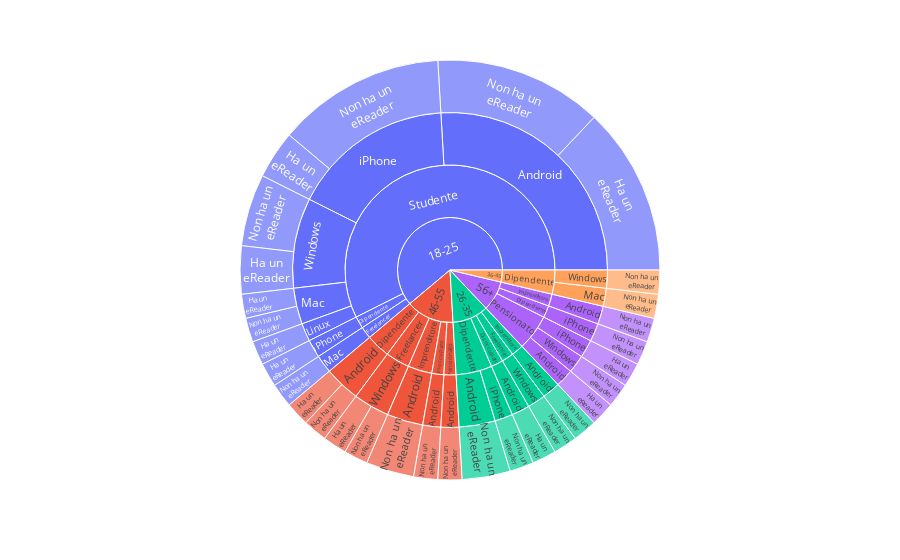
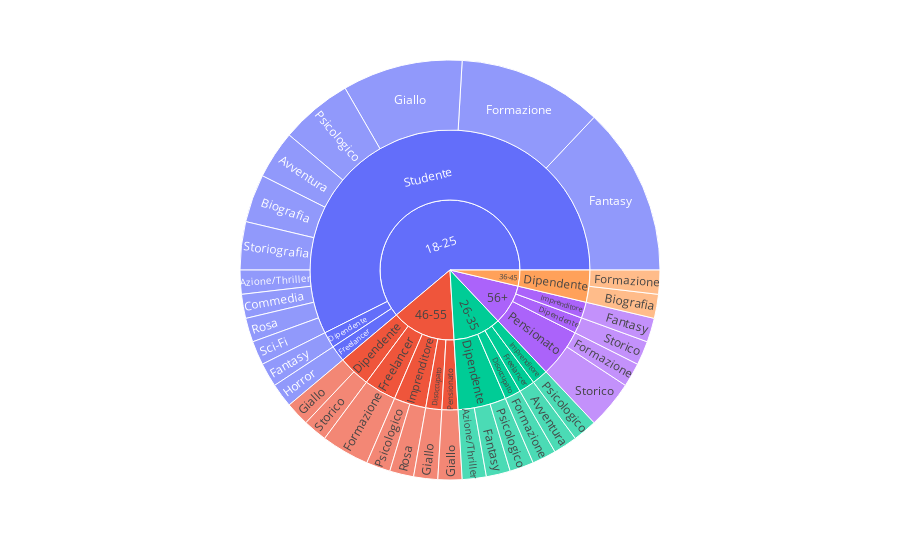

The notebook cell these images were saved under, in order:
### Code cell
# Sunburst plot that helps visualizing questionnaires datas 

sunburst_df = df.copy()
sunburst_df["kindle"] = sunburst_df["kindle"].apply({'Si': 'Ha un<br>eReader', 'No': 'Non ha un<br>eReader'}.get)
sunburst_device = px.sunburst(sunburst_df, path=['Età', 'Lavoro', 'device', 'kindle'])
sunburst_device.show()

# Saving 

force = False
if not os.path.isfile('./plot/sunburst_device.html') or force:
    sunburst_device.write_html('./plot/sunburst_device.html')
    sunburst_device.write_image('./plot/sunburst_device.png')
    
sunburst_genre = px.sunburst(sunburst_df, path=['Età', 'Lavoro', 'Genere letterario preferito'])
sunburst_genre.show()

force = False
if not os.path.isfile('./plot/sunburst_genre.html') or force:
    sunburst_genre.write_html('./plot/sunburst_genre.html')
    sunburst_genre.write_image('./plot/sunburst_genre.png')

### Figure 1 — Plotly figure (JSON) as saved in the notebook; plotly's stock layout.template omitted (floating-point values rounded to 4 significant figures)
{"data": [{"branchvalues": "total", "domain": {"x": [0, 1], "y": [0, 1]}, "hovertemplate": "labels=%{label}<br>count=%{value}<br>parent=%{parent}<br>id=%{id}<extra></extra>", "ids": ["46-55/Dipendente/Android/Ha un<br>eReader", "26-35/Disoccupato/Android/Ha un<br>eReader", "56+/Pensionato/Android/Ha un<br>eReader", "18-25/Studente/Android/Ha un<br>eReader", "18-25/Studente/Linux/Ha un<br>eReader", "18-25/Studente/Mac/Ha un<br>eReader", "46-55/Freelancer/Windows/Ha un<br>eReader", "18-25/Studente/Windows/Ha un<br>eReader", "18-25/Dipendente/iPhone/Ha un<br>eReader", "56+/Pensionato/iPhone/Ha un<br>eReader", "18-25/Studente/iPhone/Ha un<br>eReader", "26-35/Dipendente/Android/Non ha un<br>eReader", "46-55/Dipendente/Android/Non ha un<br>eReader", "46-55/Disoccupato/Android/Non ha un<br>eReader", "26-35/Imprenditore/Android/Non ha un<br>eReader", "46-55/Imprenditore/Android/Non ha un<br>eReader", "56+/Imprenditore/Android/Non ha un<br>eReader", "46-55/Pensionato/Android/Non ha un<br>eReader", "18-25/Studente/Android/Non ha un<br>eReader", "36-45/Dipendente/Mac/Non ha un<br>eReader", "18-25/Freelancer/Mac/Non ha un<br>eReader", "18-25/Studente/Mac/Non ha un<br>eReader", "36-45/Dipendente/Windows/Non ha un<br>eReader", "26-35/Freelancer/Windows/Non ha un<br>eReader", "46-55/Freelancer/Windows/Non ha un<br>eReader", "56+/Pensionato/Windows/Non ha un<br>eReader", "18-25/Studente/Windows/Non ha un<br>eReader", "26-35/Dipendente/iPhone/Non ha un<br>eReader", "56+/Dipendente/iPhone/Non ha un<br>eReader", "18-25/Studente/iPhone/Non ha un<br>eReader", "26-35/Dipendente/Android", "46-55/Dipendente/Android", "26-35/Disoccupato/Android", "46-55/Disoccupato/Android", "26-35/Imprenditore/Android", "46-55/Imprenditore/Android", "56+/Imprenditore/Android", "46-55/Pensionato/Android", "56+/Pensionato/Android", "18-25/Studente/Android", "18-25/Studente/Linux", "36-45/Dipendente/Mac", "18-25/Freelancer/Mac", "18-25/Studente/Mac", "36-45/Dipendente/Windows", "26-35/Freelancer/Windows", "46-55/Freelancer/Windows", "56+/Pensionato/Windows", "18-25/Studente/Windows", "18-25/Dipendente/iPhone", "26-35/Dipendente/iPhone", "56+/Dipendente/iPhone", "56+/Pensionato/iPhone", "18-25/Studente/iPhone", "18-25/Dipendente", "26-35/Dipendente", "36-45/Dipendente", "46-55/Dipendente", "56+/Dipendente", "26-35/Disoccupato", "46-55/Disoccupato", "18-25/Freelancer", "26-35/Freelancer", "46-55/Freelancer", "26-35/Imprenditore", "46-55/Imprenditore", "56+/Imprenditore", "46-55/Pensionato", "56+/Pensionato", "18-25/Studente", "18-25", "26-35", "36-45", "46-55", "56+"], "labels": ["Ha un<br>eReader", "Ha un<br>eReader", "Ha un<br>eReader", "Ha un<br>eReader", "Ha un<br>eReader", "Ha un<br>eReader", "Ha un<br>eReader", "Ha un<br>eReader", "Ha un<br>eReader", "Ha un<br>eReader", "Ha un<br>eReader", "Non ha un<br>eReader", "Non ha un<br>eReader", "Non ha un<br>eReader", "Non ha un<br>eReader", "Non ha un<br>eReader", "Non ha un<br>eReader", "Non ha un<br>eReader", "Non ha un<br>eReader", "Non ha un<br>eReader", "Non ha un<br>eReader", "Non ha un<br>eReader", "Non ha un<br>eReader", "Non ha un<br>eReader", "Non ha un<br>eReader", "Non ha un<br>eReader", "Non ha un<br>eReader", "Non ha un<br>eReader", "Non ha un<br>eReader", "Non ha un<br>eReader", "Android", "Android", "Android", "Android", "Android", "Android", "Android", "Android", "Android", "Android", "Linux", "Mac", "Mac", "Mac", "Windows", "Windows", "Windows", "Windows", "Windows", "iPhone", "iPhone", "iPhone", "iPhone", "iPhone", "Dipendente", "Dipendente", "Dipendente", "Dipendente", "Dipendente", "Disoccupato", "Disoccupato", "Freelancer", "Freelancer", "Freelancer", "Imprenditore", "Imprenditore", "Imprenditore", "Pensionato", "Pensionato", "Studente", "18-25", "26-35", "36-45", "46-55", "56+"], "name": "", "parents": ["46-55/Dipendente/Android", "26-35/Disoccupato/Android", "56+/Pensionato/Android", "18-25/Studente/Android", "18-25/Studente/Linux", "18-25/Studente/Mac", "46-55/Freelancer/Windows", "18-25/Studente/Windows", "18-25/Dipendente/iPhone", "56+/Pensionato/iPhone", "18-25/Studente/iPhone", "26-35/Dipendente/Android", "46-55/Dipendente/Android", "46-55/Disoccupato/Android", "26-35/Imprenditore/Android", "46-55/Imprenditore/Android", "56+/Imprenditore/Android", "46-55/Pensionato/Android", "18-25/Studente/Android", "36-45/Dipendente/Mac", "18-25/Freelancer/Mac", "18-25/Studente/Mac", "36-45/Dipendente/Windows", "26-35/Freelancer/Windows", "46-55/Freelancer/Windows", "56+/Pensionato/Windows", "18-25/Studente/Windows", "26-35/Dipendente/iPhone", "56+/Dipendente/iPhone", "18-25/Studente/iPhone", "26-35/Dipendente", "46-55/Dipendente", "26-35/Disoccupato", "46-55/Disoccupato", "26-35/Imprenditore", "46-55/Imprenditore", "56+/Imprenditore", "46-55/Pensionato", "56+/Pensionato", "18-25/Studente", "18-25/Studente", "36-45/Dipendente", "18-25/Freelancer", "18-25/Studente", "36-45/Dipendente", "26-35/Freelancer", "46-55/Freelancer", "56+/Pensionato", "18-25/Studente", "18-25/Dipendente", "26-35/Dipendente", "56+/Dipendente", "56+/Pensionato", "18-25/Studente", "18-25", "26-35", "36-45", "46-55", "56+", "26-35", "46-55", "18-25", "26-35", "46-55", "26-35", "46-55", "56+", "46-55", "56+", "18-25", "", "", "", "", ""], "type": "sunburst", "values": [1, 1, 1, 7, 1, 1, 1, 2, 1, 1, 2, 2, 1, 1, 1, 2, 1, 1, 7, 1, 1, 1, 1, 1, 1, 1, 3, 1, 1, 7, 2, 2, 1, 1, 1, 2, 1, 1, 1, 14, 1, 1, 1, 2, 1, 1, 2, 1, 5, 1, 1, 1, 1, 9, 1, 3, 2, 2, 1, 1, 1, 1, 1, 2, 1, 2, 1, 1, 3, 31, 33, 6, 2, 8, 5]}], "layout": {"legend": {"tracegroupgap": 0}, "margin": {"t": 60}}}

### Figure 2 — Plotly figure (JSON) as saved in the notebook; plotly's stock layout.template omitted (floating-point values rounded to 4 significant figures)
{"data": [{"branchvalues": "total", "domain": {"x": [0, 1], "y": [0, 1]}, "hovertemplate": "labels=%{label}<br>count=%{value}<br>parent=%{parent}<br>id=%{id}<extra></extra>", "ids": ["26-35/Freelancer/Avventura", "18-25/Studente/Avventura", "26-35/Dipendente/Azione/Thriller", "18-25/Studente/Azione/Thriller", "36-45/Dipendente/Biografia", "18-25/Studente/Biografia", "18-25/Studente/Commedia", "18-25/Dipendente/Fantasy", "26-35/Dipendente/Fantasy", "56+/Imprenditore/Fantasy", "18-25/Studente/Fantasy", "36-45/Dipendente/Formazione", "26-35/Disoccupato/Formazione", "46-55/Freelancer/Formazione", "56+/Pensionato/Formazione", "18-25/Studente/Formazione", "46-55/Dipendente/Giallo", "46-55/Disoccupato/Giallo", "46-55/Pensionato/Giallo", "18-25/Studente/Giallo", "18-25/Freelancer/Horror", "26-35/Dipendente/Psicologico", "26-35/Imprenditore/Psicologico", "46-55/Imprenditore/Psicologico", "18-25/Studente/Psicologico", "46-55/Imprenditore/Rosa", "18-25/Studente/Rosa", "18-25/Studente/Sci-Fi", "46-55/Dipendente/Storico", "56+/Dipendente/Storico", "56+/Pensionato/Storico", "18-25/Studente/Storiografia", "18-25/Dipendente", "26-35/Dipendente", "36-45/Dipendente", "46-55/Dipendente", "56+/Dipendente", "26-35/Disoccupato", "46-55/Disoccupato", "18-25/Freelancer", "26-35/Freelancer", "46-55/Freelancer", "26-35/Imprenditore", "46-55/Imprenditore", "56+/Imprenditore", "46-55/Pensionato", "56+/Pensionato", "18-25/Studente", "18-25", "26-35", "36-45", "46-55", "56+"], "labels": ["Avventura", "Avventura", "Azione/Thriller", "Azione/Thriller", "Biografia", "Biografia", "Commedia", "Fantasy", "Fantasy", "Fantasy", "Fantasy", "Formazione", "Formazione", "Formazione", "Formazione", "Formazione", "Giallo", "Giallo", "Giallo", "Giallo", "Horror", "Psicologico", "Psicologico", "Psicologico", "Psicologico", "Rosa", "Rosa", "Sci-Fi", "Storico", "Storico", "Storico", "Storiografia", "Dipendente", "Dipendente", "Dipendente", "Dipendente", "Dipendente", "Disoccupato", "Disoccupato", "Freelancer", "Freelancer", "Freelancer", "Imprenditore", "Imprenditore", "Imprenditore", "Pensionato", "Pensionato", "Studente", "18-25", "26-35", "36-45", "46-55", "56+"], "name": "", "parents": ["26-35/Freelancer", "18-25/Studente", "26-35/Dipendente", "18-25/Studente", "36-45/Dipendente", "18-25/Studente", "18-25/Studente", "18-25/Dipendente", "26-35/Dipendente", "56+/Imprenditore", "18-25/Studente", "36-45/Dipendente", "26-35/Disoccupato", "46-55/Freelancer", "56+/Pensionato", "18-25/Studente", "46-55/Dipendente", "46-55/Disoccupato", "46-55/Pensionato", "18-25/Studente", "18-25/Freelancer", "26-35/Dipendente", "26-35/Imprenditore", "46-55/Imprenditore", "18-25/Studente", "46-55/Imprenditore", "18-25/Studente", "18-25/Studente", "46-55/Dipendente", "56+/Dipendente", "56+/Pensionato", "18-25/Studente", "18-25", "26-35", "36-45", "46-55", "56+", "26-35", "46-55", "18-25", "26-35", "46-55", "26-35", "46-55", "56+", "46-55", "56+", "18-25", "", "", "", "", ""], "type": "sunburst", "values": [1, 2, 1, 1, 1, 2, 1, 1, 1, 1, 7, 1, 1, 2, 1, 6, 1, 1, 1, 5, 1, 1, 1, 1, 3, 1, 1, 1, 1, 1, 2, 2, 1, 3, 2, 2, 1, 1, 1, 1, 1, 2, 1, 2, 1, 1, 3, 31, 33, 6, 2, 8, 5]}], "layout": {"legend": {"tracegroupgap": 0}, "margin": {"t": 60}}}
